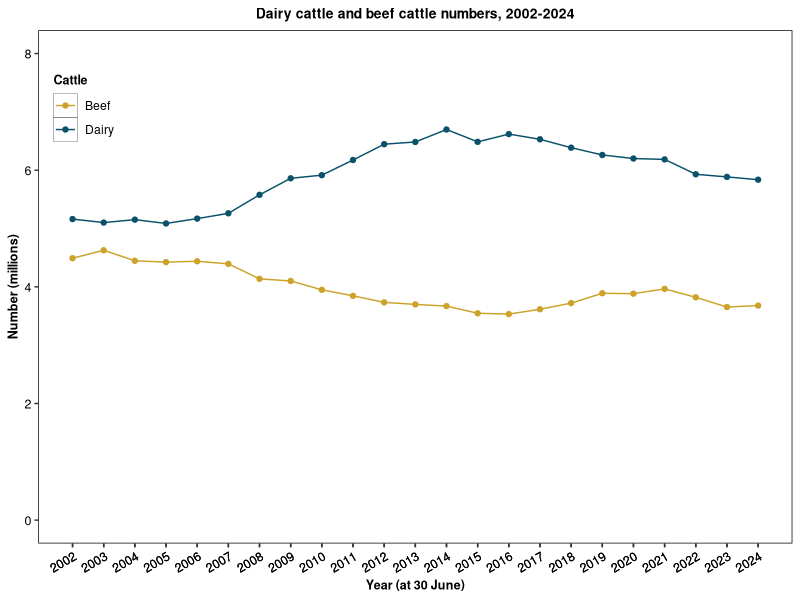

Generate this figure with R:
# Here are the commands to build a connect scatterplot

# Packages
library(tidyverse)

# Load csv file
df_data <- read.csv("agriculture.csv")

# Parse data
df_data_longer <- df_data %>%
  pivot_longer(cols = starts_with(match = "Total"),
               names_to = "Cattle",
               values_to = "Number") %>%
  mutate(Number_millions = Number/1e6)

# Plot
ggplot(df_data_longer, aes(x = Category, y = Number_millions, colour = Cattle)) +
  geom_line() +
  geom_point() +
  scale_colour_manual(labels = c("Beef","Dairy"),
                      values = c("#cca229ff","#0a526aff")) +
  labs(x = "Year (at 30 June)", y = "Number (millions)") +
  ggtitle("Dairy cattle and beef cattle numbers, 2002-2024") +
  coord_cartesian(ylim = c(0, 8)) +
  scale_x_continuous(breaks = df_data_longer$Category) +
  theme(panel.background = element_rect(fill = "white", colour = "black"),
        panel.grid.major = element_blank(),
        panel.grid.minor = element_blank(),
        plot.title = element_text(size = 10, face = "bold", hjust = 0.5),
        axis.text.y = element_text(size = 9, colour = "black"), 
        axis.text.x = element_text(angle = 30, hjust=1, size = 9, colour = "black"),
        axis.title = element_text(size = 9, colour = "black", face = "bold"),
        legend.title = element_text(size = 9,face = "bold"),
        legend.key = element_rect(linewidth = 0.1),
        legend.position = c(0.01, 0.85), 
        legend.justification='left')
  
  
